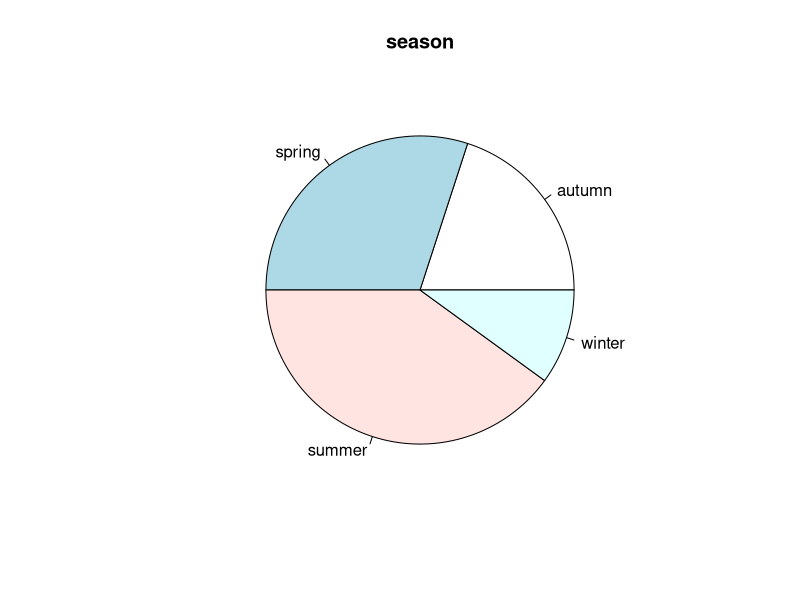
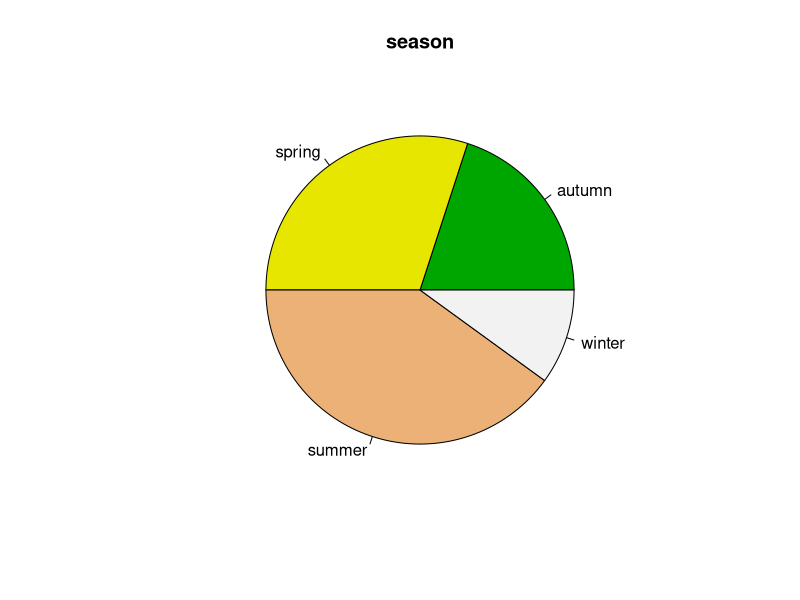

Write R code to recreate these figures, in order. (Note: this script raises an error after producing the figures.)
# 날짜 : 2021/06/29
# 이름 : 김진우
# 내용 : Ch05 데이터 시각화 - Pie차트 교재 p147

season <- c('winter','summer','spring','summer','summer',
            'autumn','autumn','summer','spring','spring')
season
ds <- table(season)
ds

pie(ds, main = 'season')
pie(ds, main = 'season', col = terrain.colors(4))

#교재 p148 실습 - 분기별 매출현황을 파이 차트로 시각화하기
par(mfrow = c(1, 1))
pie(chart_data, labels = names(chart_data), col = rainbow(8), cex = 1.2)
title("2018~2019년도 분기별 매출현황")
